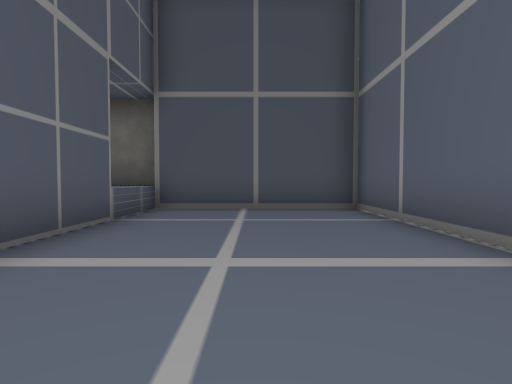
[1] (above)

18 first-person views from a walk through a scene from a Unity 3-D project. The camera is 1.2 m above the floor, tilts 2° down and sees 80° across. The floor is counted in squares, 2 m on a side. Each view is taken from the middle of a square. On the plan, view 1 faces up. The plan holds only what a view shows up to about 9 squares ahead; the rest is blank. The place goes on beyond the plan. The player character is not drawn. Some surface patterns are stand-ins.

[2]
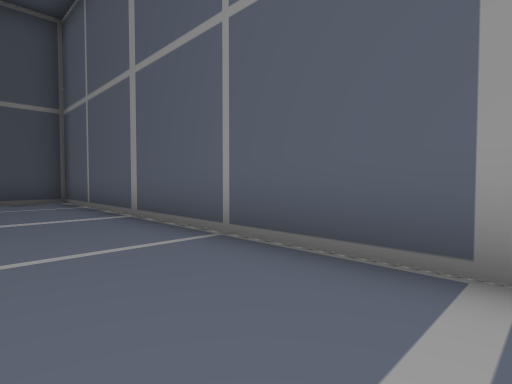

[3]
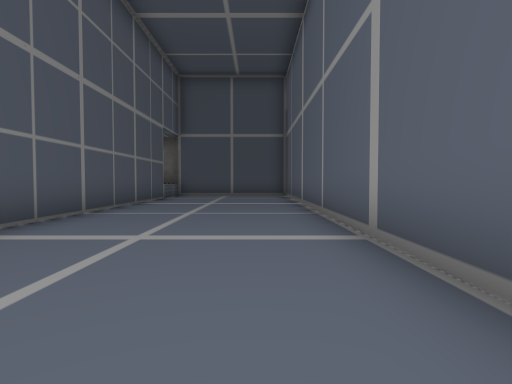

[4]
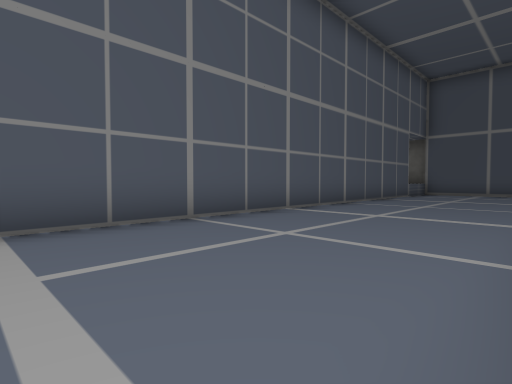

[5]
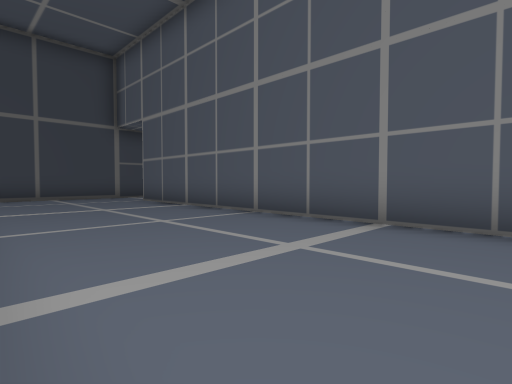

[6]
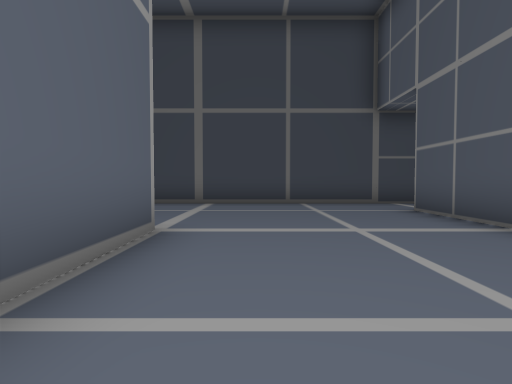

[7]
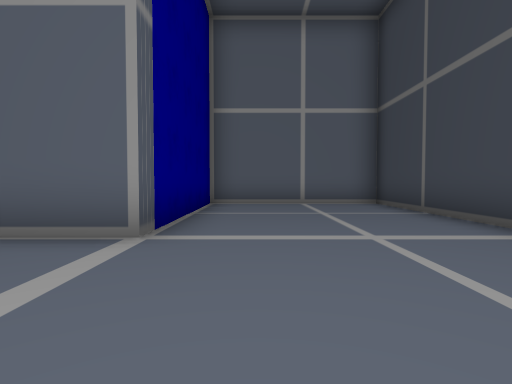

[8]
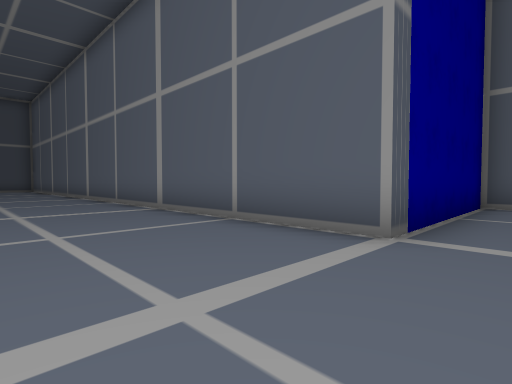

[9]
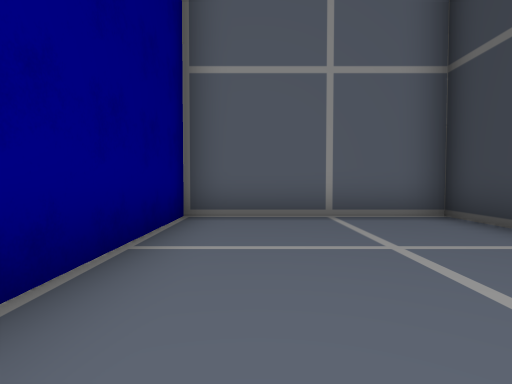

[10]
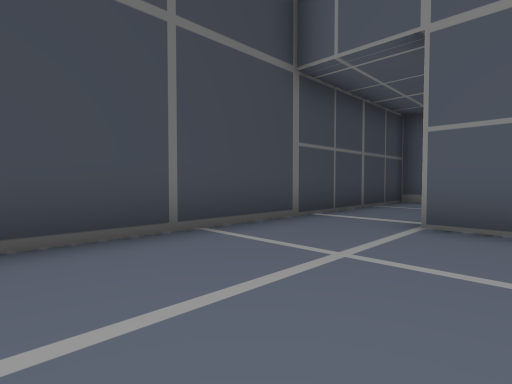

[11]
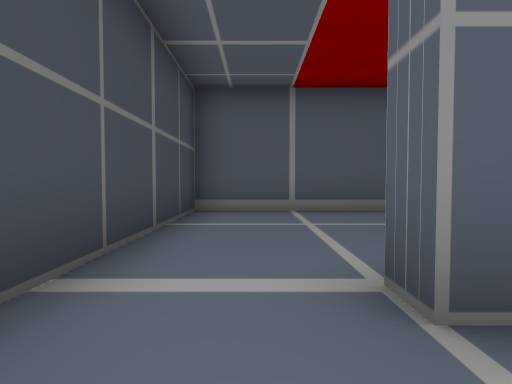

[12]
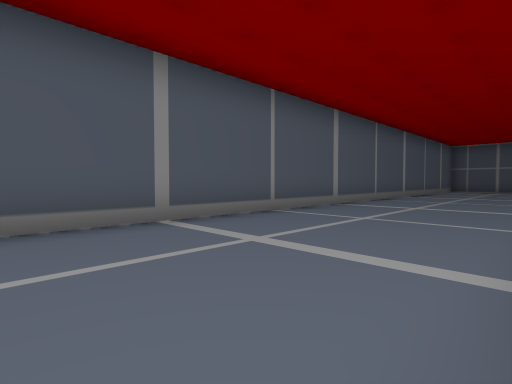

[13]
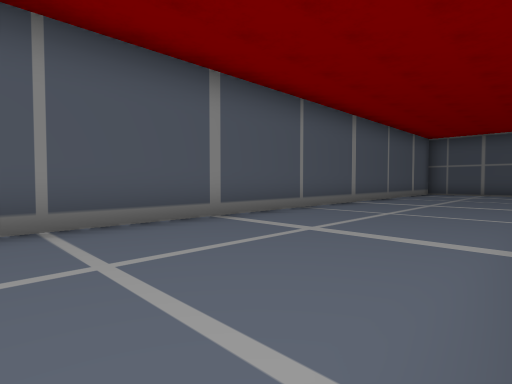

[14]
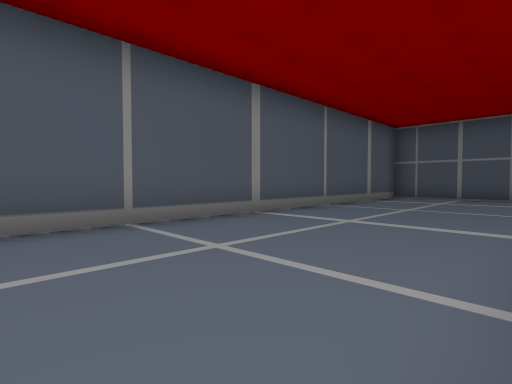

[15]
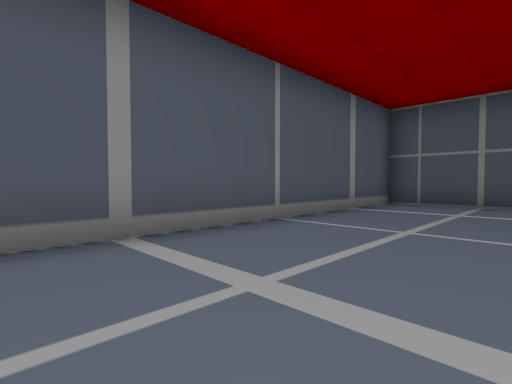

[16]
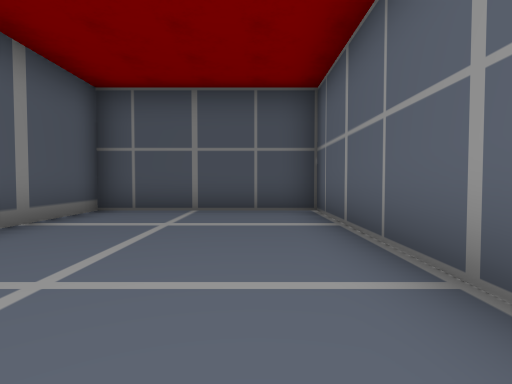

[17]
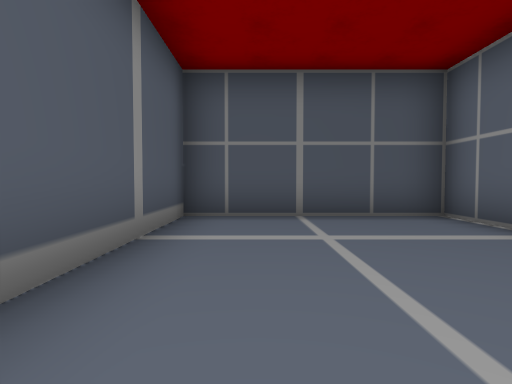

[18]
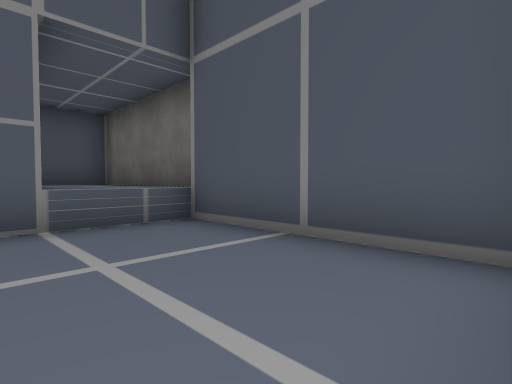

### Floor plan
Ten units are one square. View 1 is at (0, 0); x grows to the right and y downward. Boxes are objects, and circles mark ways between rooms. Rooms are numbered by the first view taken in them; rooms with no view inside come last. Other rooms are left out.
<svg viewBox="-77 -77 155 254">
<path fill="none" stroke="#000" d="M-25 172 73 172 73 128 23 128 23 -68 -22 -68 -22 153 -28 153M-24 -72 -72 -72 -72 -56M-27 6 -27 -43 -72 -43 -72 172 -25 172"/>
<circle cx="-20" cy="165" r="3" fill="#2a7"/>
<text x="10" y="70">1</text>
<text x="-50" y="60">2</text>
</svg>
Room 1 opens to room 2.

Where each view was taken, in squares from view 1:
view 1: 0 up, 0 right, facing up
view 2: 3 down, 0 right, facing up-right
view 3: 6 down, 1 right, facing up
view 4: 8 down, 2 right, facing up-left
view 5: 6 down, 2 right, facing down-left
view 6: 9 down, 1 right, facing down
view 7: 14 down, 1 left, facing right
view 8: 14 down, 1 left, facing up-right
view 9: 14 down, 2 right, facing right
view 10: 14 down, 2 right, facing down-left
view 11: 16 down, 1 left, facing left
view 12: 15 down, 3 left, facing up-left
view 13: 11 down, 3 left, facing up-left
view 14: 7 down, 3 left, facing up-left
view 15: 4 down, 4 left, facing up-left
view 16: 2 down, 4 left, facing up
view 17: 1 down, 6 left, facing up
view 18: 4 up, 2 right, facing up-left
